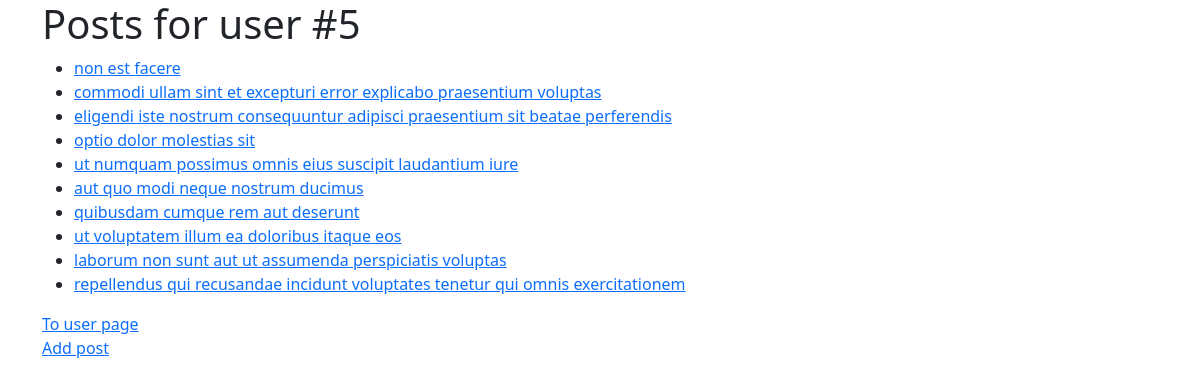
The page /posts/user/5/ on the database its author committed.
### models/post.py (models this page shows)
class Post(Base, db.Model):
    user_id = Column(Integer, ForeignKey("users.id", ondelete="CASCADE"), nullable=False, unique=False, index=True,)
    title = Column(String(200), nullable=False, default="", server_default="",)
    body = Column(Text, nullable=False, default="", server_default="",)
    user = relationship("User", back_populates="posts")

### views/posts.py (the view)
@posts_app.get("/user/<int:user_id>/", endpoint="user_post_list")
def get_user_post_list(user_id: int):
    posts: list[Post] = Post.query.filter_by(user_id=user_id)
    return render_template("posts/list.html", posts=posts, user_id=user_id)

### templates/posts/list.html (shortened to what this page needs)
{% extends 'base.html' %}
{% block body %}
  {% if user_id %}
    <h1>Posts for user #{{ user_id }}</h1>
  {% else %}
    <h1>Posts:</h1>
  {% endif %}
  {% if posts %}
    <ul>
      {% for post in posts %}
        <li><a
          href="{{ url_for('posts_app.post_details', post_id=post.id) }}"
        >{{ post.title }}</a></li>
      {% endfor %}
    </ul>
  {% else %}
    <h3>No posts yet.</h3>
  {% endif %}
  {% if user_id %}
  <div>
    <a href="{{ url_for('users_app.user_details', user_id=user_id) }}">To user page</a>
  </div>
  <div>
    <a href="{{ url_for('posts_app.add', user_id=user_id) }}">Add post</a>
  </div>
  {% else %}
  <div>
     <a href="/">To main</a>
  </div>
  {% endif %}
{% endblock %}

### rows shown on the page
Post: title "non est facere"
Post: title "commodi ullam sint et excepturi error explicabo praesentium voluptas"
Post: title "eligendi iste nostrum consequuntur adipisci praesentium sit beatae perferendis"
Post: title "optio dolor molestias sit"
Post: title "ut numquam possimus omnis eius suscipit laudantium iure"
Post: title "aut quo modi neque nostrum ducimus"
Post: title "quibusdam cumque rem aut deserunt"
Post: title "ut voluptatem illum ea doloribus itaque eos"
Post: title "laborum non sunt aut ut assumenda perspiciatis voluptas"
Post: title "repellendus qui recusandae incidunt voluptates tenetur qui omnis exercitationem"
